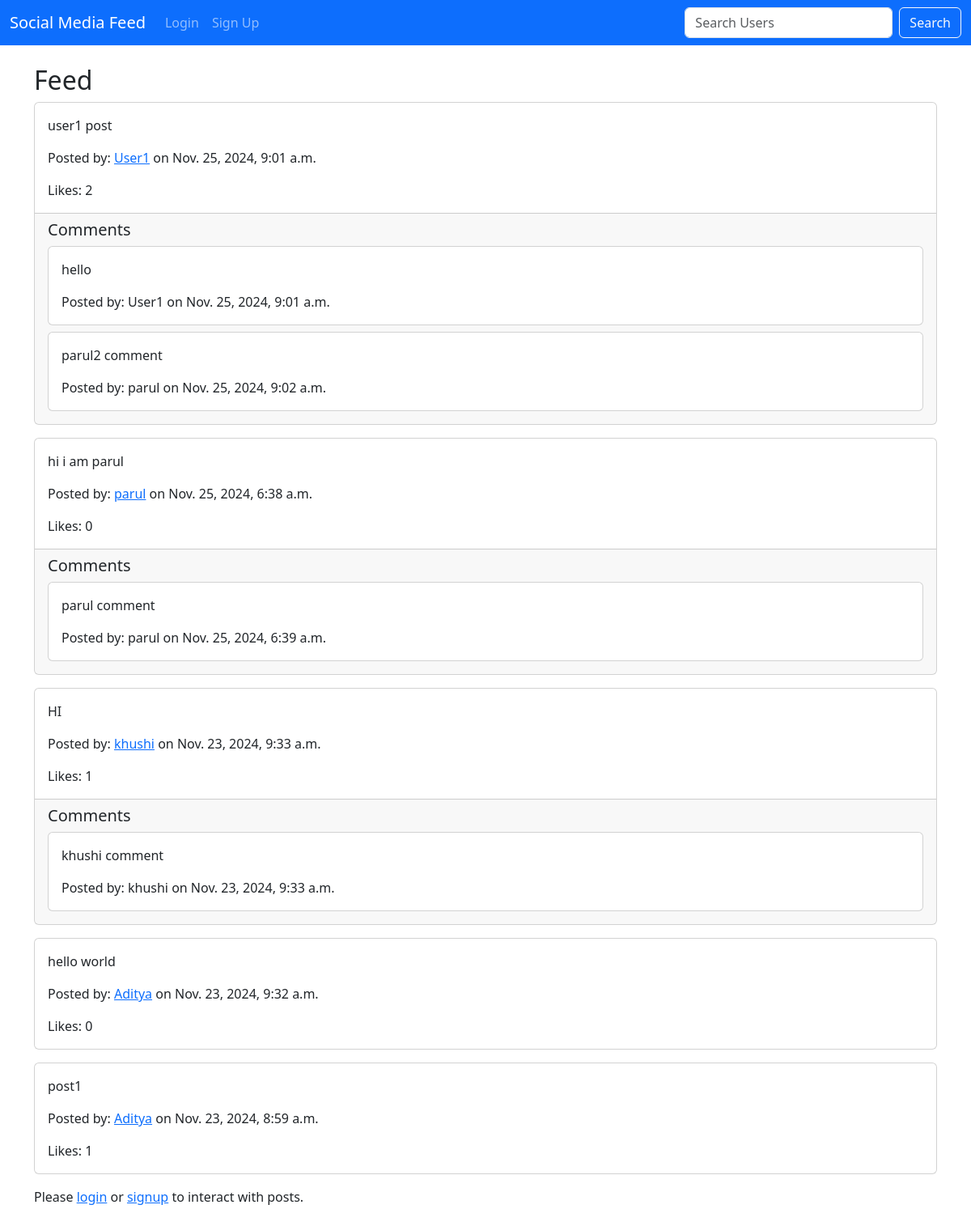
/feed/, run on the app's committed database.
### core/models.py (models this page shows, shortened)
class Post(models.Model):
    content = models.TextField()
    user = models.ForeignKey(User, on_delete=models.CASCADE, related_name='posts')
    created_at = models.DateTimeField(auto_now_add=True)
    updated_at = models.DateTimeField(auto_now=True)

class Comment(models.Model):
    content = models.TextField()
    user = models.ForeignKey(User, on_delete=models.CASCADE, related_name='comments')
    post = models.ForeignKey(Post, on_delete=models.CASCADE, related_name='comments')
    created_at = models.DateTimeField(auto_now_add=True)
    updated_at = models.DateTimeField(auto_now=True)

### core/views.py (the view)
# urls.py: path('feed/', views.feed, name='feed'),
def feed(request):
    posts = Post.objects.all().order_by('-created_at')
    if request.user.is_authenticated:
        return render(request, 'feed.html', {'posts': posts})
    else:
        return render(request, 'guestfeed.html', {'posts': posts})

### core/templates/guestfeed.html (shortened to what this page needs)
{% extends 'base.html' %} {% block content %}
<h2>Feed</h2>
{% for post in posts %}
<div class="card mb-3">
  <div class="card-body">
    <p class="card-text">{{ post.content }}</p>
    <p class="card-text">
      Posted by:
      <a href="{% url 'guest_profile' post.user.username %}"
        >{{ post.user.username }}</a
      >
      on {{ post.created_at }}
    </p>
    <p class="card-text">Likes: {{ post.likes.count }}</p>
  </div>
  {% if post.comments.exists %}
  <div class="card-footer">
    <h5>Comments</h5>
    {% for comment in post.comments.all %}
    <div class="card mb-2">
      <div class="card-body">
        <p class="card-text">{{ comment.content }}</p>
        <p class="card-text">
          Posted by: {{ comment.user.username }} on {{ comment.created_at }}
        </p>
      </div>
    </div>
    {% endfor %}
  </div>
  {% endif %}
</div>
{% endfor %}
<p>
  Please <a href="{% url 'login' %}">login</a> or
  <a href="{% url 'signup' %}">signup</a> to interact with posts.
</p>
{% endblock %}

### core/templates/base.html (shortened to what this page needs)
{% load bootstrap5 %}
<!DOCTYPE html>
<html lang="en">
  <head>
    {% bootstrap_css %} {% load static %}
  </head>
  <body>
    <header>
      <nav class="navbar navbar-expand-lg navbar-dark bg-primary">
        <div class="container-fluid">
          <a class="navbar-brand" href="{% url 'feed' %}">Social Media Feed</a>
          <div class="collapse navbar-collapse" id="navbarNav">
            <ul class="navbar-nav">
              {% if user.is_authenticated %}
              <li class="nav-item">
                <a class="nav-link" href="{% url 'feed' %}">Feed</a>
              </li>
              <li class="nav-item">
                <a class="nav-link" href="{% url 'post_create' %}">New Post</a>
              </li>
              <li class="nav-item">
                <a class="nav-link" href="{% url 'logout' %}">Logout</a>
              </li>
              <li class="nav-item">
                <a
                  class="nav-link"
                  href="{% url 'user_profile' user.username %}"
                  >Profile</a
                >
              </li>
              {% else %}
              <li class="nav-item">
                <a class="nav-link" href="{% url 'login' %}">Login</a>
              </li>
              <li class="nav-item">
                <a class="nav-link" href="{% url 'signup' %}">Sign Up</a>
              </li>
              {% endif %}
            </ul>
          </div>
          <form class="d-flex" role="search" action="{% url 'search_users' %}">
            <input
              class="form-control me-2"
              type="search"
              placeholder="Search Users"
              aria-label="Search"
              name="q"
            />
            <button class="btn btn-outline-light" type="submit">Search</button>
          </form>
        </div>
      </nav>
    </header>
    <main class="container my-4">{% block content %} {% endblock %}</main>
  </body>
</html>

### data on the page
Post: content "user1 post", user.username "User1", created_at "Nov. 25, 2024, 9:01 a.m.", likes.count "2"
Comment: content "hello", user.username "User1", created_at "Nov. 25, 2024, 9:01 a.m."
Comment: content "parul2 comment", user.username "parul", created_at "Nov. 25, 2024, 9:02 a.m."
Post: content "hi i am parul", user.username "parul", created_at "Nov. 25, 2024, 6:38 a.m.", likes.count "0"
Comment: content "parul comment", user.username "parul", created_at "Nov. 25, 2024, 6:39 a.m."
Post: content "HI", user.username "khushi", created_at "Nov. 23, 2024, 9:33 a.m.", likes.count "1"
Comment: content "khushi comment", user.username "khushi", created_at "Nov. 23, 2024, 9:33 a.m."
Post: content "hello world", user.username "Aditya", created_at "Nov. 23, 2024, 9:32 a.m.", likes.count "0"
Post: content "post1", user.username "Aditya", created_at "Nov. 23, 2024, 8:59 a.m.", likes.count "1"
